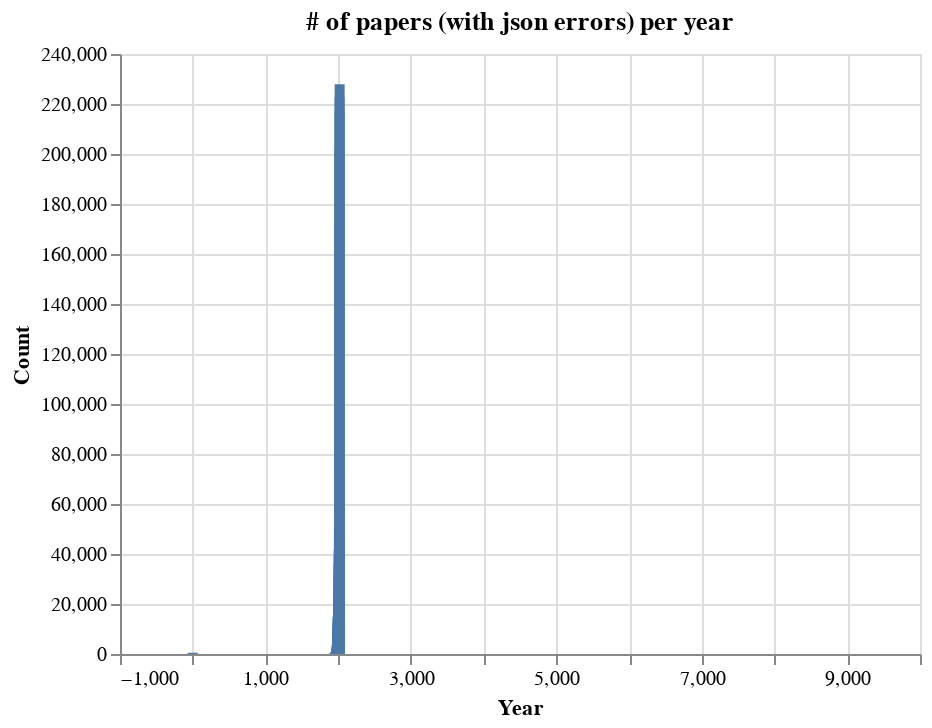

Notebook code cell kept with this figure:
### Code cell
alt.Chart(errors, title='# of papers (with json errors) per year').mark_bar().encode(x='Year', y='Count', tooltip=['Year', 'Count']).interactive()

### Figure 1 — Vega-Lite specification as saved in the notebook (floating-point values rounded to 4 significant figures; data arrays with more than 128 entries replaced by an {"elided": "..."} marker saying what was removed)
{"config": {"view": {"continuousWidth": 400, "continuousHeight": 300}}, "data": {"name": "data-cfc5bbc0c2df67d502dd5a2b7a2967cd"}, "mark": "bar", "encoding": {"tooltip": [{"field": "Year", "type": "quantitative"}, {"field": "Count", "type": "quantitative"}], "x": {"field": "Year", "type": "quantitative"}, "y": {"field": "Count", "type": "quantitative"}}, "selection": {"selector005": {"type": "interval", "bind": "scales", "encodings": ["x", "y"]}}, "title": "# of papers (with json errors) per year", "$schema": "https://vega.github.io/schema/vega-lite/v4.17.0.json", "datasets": {"data-cfc5bbc0c2df67d502dd5a2b7a2967cd": {"elided": "153 records"}}}
